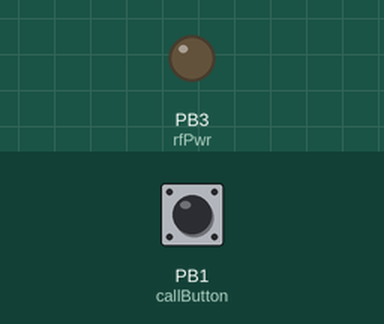
The sketch below on a simulated ATtiny85, built with avr-gcc and run on an emulated ATtiny85. Shown: output pins drawn as LEDs (lit = HIGH). Dashed ring = blinking. The test bench sets the inputs (shaded band); at power-on: PB1 (callButton) HIGH. EEPROM starts erased; no radio packets arrive unless stated; pins used as bus, display or sensor lines are not drawn.

Above: at 1.2 s.
1.3 s: PB1 (callButton) pulled LOW for 3.2 s
At 1.57 s:
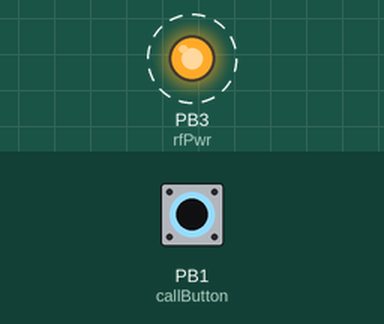
Timing chart, 0 to 6.4 s (numbered marks = the images above; inputs shaded):
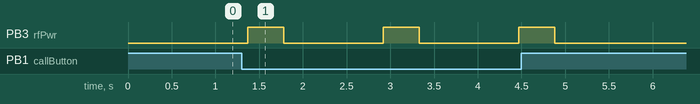

The sketch:

RTU_PIR_V1_1_210217.ino
```cpp
/*
 RF Transmitter with ATTiny85 for the PIR

 21/02/2017: Fixed EEPROM CORRUPTION.
 20/05/2015: Copied the 'RF_Pendant_V1_1_060515', removed the Sleep, Check battery, & Bedlight functions.

 */

//____________________________________________________________________________________________
#define F_CPU 8000000                           // Set Clk to 8MHz

#include <crc16.h>                              // for VW
#include <VirtualWire.h>                        // Using V1.19
#include <avr/sleep.h>                          // Sleep Modes
#include <avr/power.h>                          // Power Management
#include <EEPROM.h>

const int callButton = 1;                       // PB1 - Pin6 Call Switch
const int rfData = 0;                           // PB0 - Pin5 RF data & LED
const int loBatt = 2;                           // PB2 - Pin7 Low battery
const int rfPwr = 3;                            // PB3 - Pin2 Rf power
const int lightButton = 4;                      // PB4 - Pin3 Bed light Switch

//const unsigned int lightConv = 16384;           // "OR" value for light button ID (4000h = 01000000 00000000)
unsigned int msgID;
char msg[6];                                    // Message digit length (5digits + 1 = 6)

int unsigned IDnum;
int idHigh;                                     // High byte of ID num for EEPROM
int idLow;                                      // Low byte of ID num for EEPROM

//____________________________________________________________________________________________
void setup() {
  pinMode(callButton, INPUT);                   // Switch is input
  digitalWrite (callButton, HIGH);              // internal pull-up
  pinMode(rfData,OUTPUT);                       // rfData/LED is output
  digitalWrite(rfData, LOW);                    // turn off RF data
  pinMode(loBatt, INPUT);                       // loBatt is input
  pinMode(rfPwr, OUTPUT);                       // rfPwr is output
  digitalWrite(rfPwr, LOW);                     // turn off RF power
  pinMode(lightButton, INPUT);                  // Switch is input
  digitalWrite (lightButton, HIGH);             // internal pull-up

  readID();                                     // Get ID from EEPROM
  if((EEPROM.read(16)== 0xFF))                  // read first to avoid write corruption
    EEPROM.write(16, OSCCAL);                     // write old osccal value to addr 12
  OSCCAL = EEPROM.read(17);                     // read new from addr 13
  if((EEPROM.read(18)!= OSCCAL))                // read first to avoid write corruption
    EEPROM.write(18, OSCCAL);                     // write new osccal value to addr 14

  if((EEPROM.read(21)!= 0x15))                    // read first to avoid write corruption
    EEPROM.write(21, 0x15);                         // F/w date - day
  if((EEPROM.read(22)!= 0x02))                    // read first to avoid write corruption
    EEPROM.write(22, 0x02);                         // F/w date - month
  if((EEPROM.read(23)!= 0x11))                    // read first to avoid write corruption
    EEPROM.write(23, 0x11);                         // F/w date - year

  vw_setup(2400);                               // VirtualWire set-up. Bits per sec
  vw_set_tx_pin(rfData);                        // Set Tx pin to rfData
}

//____________________________________________________________________________________________
void loop() {
  //Trigger on Call input
  int bounce1 = digitalRead(callButton);	// De-bounce - 1st read
  delay(40);					// Wait
  int bounce2 = digitalRead(callButton);	// De-bounce - 2nd read
  if ((bounce1 == bounce2) && (bounce1 == LOW))	// If both bounces are the same and LOW
  {
    digitalWrite(rfPwr, HIGH);                  // turn on RF power
    delay(200);                                 // allow Rf module to settle
    msgID = IDnum;                              // insert ID number
    sendRf();                                   // send it out (1)
    delay(15);
    sendRf();                                   // send it out again. (2)
    delay(15);
    sendRf();                                   // send it out again. (3)
    digitalWrite(rfPwr, LOW);                   // turn off RF power
    ledBlink(1,300);
    delay(500);                                 // Try to stop extra triggers
  }
}

//____________________________________________________________________________________________
void sendRf(){
  itoa(msgID,msg,10);                           // Convert int data to Char array directly, ASCII-encoded decimal(base10)
  vw_send((uint8_t *)msg, strlen(msg));
  vw_wait_tx();                                 // Wait until the whole message is gone
}

void ledBlink(int times, int lengthms){         // Routine for blinking a LED
  for (int x=0; x<times;x++){
    digitalWrite(rfData, HIGH);
    delay (lengthms);
    digitalWrite(rfData, LOW);
    delay(lengthms);
  }
}

void readID() {                                 // Reads ID no. from EEPROM
  idLow = EEPROM.read(25);	        // Read low from addr 24
  idHigh = EEPROM.read(24);               // Read high from addr 25
  IDnum = word(idHigh, idLow);            // convert to one word
}
```

Measured:
- after the input at 1.3 s, PB3 (rfPwr): alternates HIGH for 0.41 s and LOW for 1.1 s, 6 changes in all, then stays LOW, starting after 0.07 s
